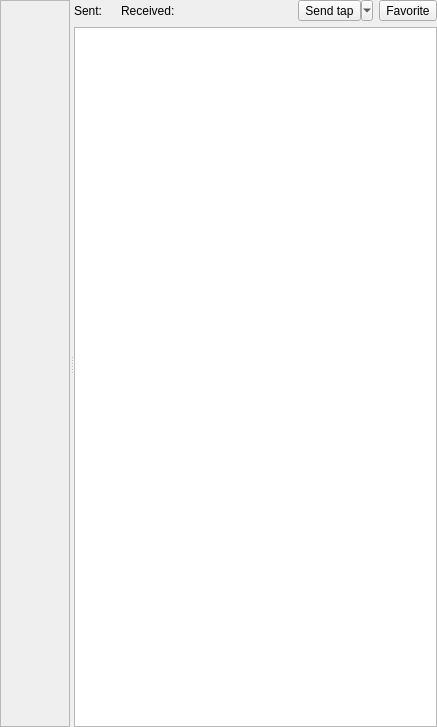
<?xml version="1.0" encoding="UTF-8"?>
<ui version="4.0">
 <class>profileDetails</class>
 <widget class="QWidget" name="profileDetails">
  <property name="geometry">
   <rect>
    <x>0</x>
    <y>0</y>
    <width>437</width>
    <height>727</height>
   </rect>
  </property>
  <layout class="QVBoxLayout" name="verticalLayout_2">
   <property name="leftMargin">
    <number>0</number>
   </property>
   <property name="topMargin">
    <number>0</number>
   </property>
   <property name="rightMargin">
    <number>0</number>
   </property>
   <property name="bottomMargin">
    <number>0</number>
   </property>
   <item>
    <widget class="QSplitter" name="splitter">
     <property name="orientation">
      <enum>Qt::Orientation::Horizontal</enum>
     </property>
     <widget class="QScrollArea" name="imageScrollArea">
      <property name="baseSize">
       <size>
        <width>0</width>
        <height>600</height>
       </size>
      </property>
      <property name="widgetResizable">
       <bool>true</bool>
      </property>
      <widget class="QWidget" name="imageScroll">
       <property name="geometry">
        <rect>
         <x>0</x>
         <y>0</y>
         <width>652</width>
         <height>706</height>
        </rect>
       </property>
       <property name="baseSize">
        <size>
         <width>0</width>
         <height>600</height>
        </size>
       </property>
       <layout class="QVBoxLayout" name="verticalLayout">
        <item>
         <widget class="QLabel" name="logo">
          <property name="pixmap">
           <pixmap>resources/img/logo.png</pixmap>
          </property>
          <property name="alignment">
           <set>Qt::AlignmentFlag::AlignCenter</set>
          </property>
         </widget>
        </item>
       </layout>
      </widget>
     </widget>
     <widget class="QWidget" name="detailsWidget" native="true">
      <layout class="QGridLayout" name="gridLayout">
       <property name="leftMargin">
        <number>0</number>
       </property>
       <property name="topMargin">
        <number>0</number>
       </property>
       <property name="rightMargin">
        <number>0</number>
       </property>
       <property name="bottomMargin">
        <number>0</number>
       </property>
       <item row="0" column="6">
        <widget class="QToolButton" name="setFavorite">
         <property name="text">
          <string>Favorite</string>
         </property>
         <property name="icon">
          <iconset resource="resources.qrc">
           <normaloff>:/resources/img/no_favorite.png</normaloff>:/resources/img/no_favorite.png</iconset>
         </property>
         <property name="checkable">
          <bool>true</bool>
         </property>
         <property name="toolButtonStyle">
          <enum>Qt::ToolButtonStyle::ToolButtonTextBesideIcon</enum>
         </property>
        </widget>
       </item>
       <item row="0" column="4">
        <spacer name="horizontalSpacer">
         <property name="orientation">
          <enum>Qt::Orientation::Horizontal</enum>
         </property>
         <property name="sizeHint" stdset="0">
          <size>
           <width>58</width>
           <height>20</height>
          </size>
         </property>
        </spacer>
       </item>
       <item row="0" column="3">
        <widget class="QLabel" name="tapReceivedIcon">
         <property name="text">
          <string>&lt;?&gt;</string>
         </property>
        </widget>
       </item>
       <item row="0" column="2">
        <widget class="QLabel" name="labelTapReceived">
         <property name="text">
          <string>Received:</string>
         </property>
        </widget>
       </item>
       <item row="0" column="0">
        <widget class="QLabel" name="labelTapSent">
         <property name="text">
          <string>Sent:</string>
         </property>
        </widget>
       </item>
       <item row="0" column="1">
        <widget class="QLabel" name="tapSentIcon">
         <property name="text">
          <string>&lt;none&gt;</string>
         </property>
        </widget>
       </item>
       <item row="0" column="5">
        <widget class="QToolButton" name="sendTap">
         <property name="text">
          <string>Send tap</string>
         </property>
         <property name="popupMode">
          <enum>QToolButton::ToolButtonPopupMode::MenuButtonPopup</enum>
         </property>
        </widget>
       </item>
       <item row="1" column="0" colspan="7">
        <widget class="QTextBrowser" name="profileText">
         <property name="undoRedoEnabled">
          <bool>false</bool>
         </property>
         <property name="readOnly">
          <bool>true</bool>
         </property>
         <property name="textInteractionFlags">
          <set>Qt::TextInteractionFlag::TextBrowserInteraction</set>
         </property>
         <property name="openExternalLinks">
          <bool>true</bool>
         </property>
        </widget>
       </item>
      </layout>
     </widget>
    </widget>
   </item>
  </layout>
 </widget>
 <resources>
  <include location="resources.qrc"/>
 </resources>
 <connections/>
</ui>
